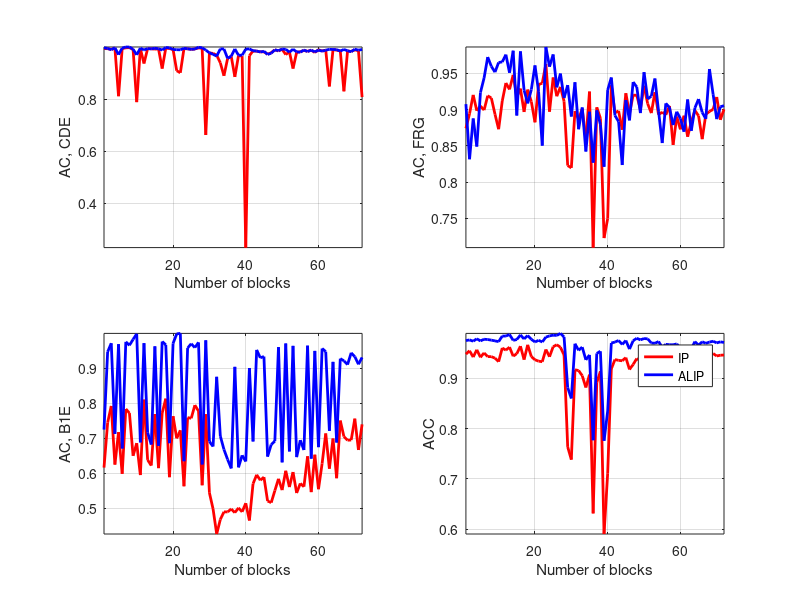
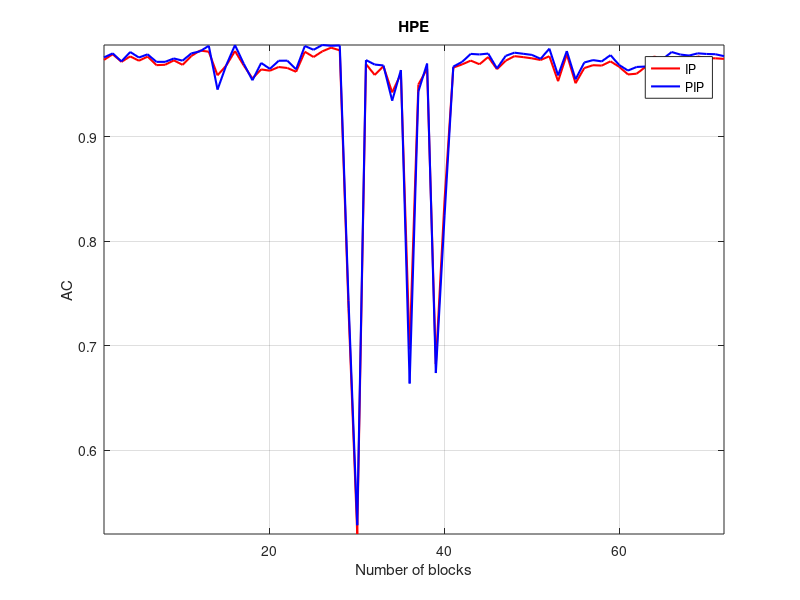

The MATLAB script that drew these images, in order:
clear all
close all
load Exp1ResultSM.mat
        e1 =dataVA(:,:,1:72)-dataEsVa(:,:,1:72,1);
        e2 =dataVA(:,:,1:72)-dataEsVa(:,:,1:72,2);
        numTrial=72;
 for trial=1:numTrial;   
    for i=1:4;    
        Sacc(i,trial,1)=1-sum(abs(e1(i,:,trial)),1)/(2*sum(abs(dataVA(i,:,trial)),1));
        Sacc(i,trial,2)=1-sum(abs(e2(i,:,trial)),1)/(2*sum(abs(dataVA(i,:,trial)),1));
    end
 end
figure;
subplot(2,2,1);
plot(1:numTrial,Sacc(1,:,1),'-r','linewidth',2,'MarkerSize',10);
hold on
plot(1:numTrial,Sacc(1,:,2),'-b','linewidth',2,'MarkerSize',10);
%title('CDE')
%legend('IP', 'ALIP')
xlabel('Number of blocks');
ylabel('AC, CDE');
axis('tight')
grid on
subplot(2,2,2);
plot(1:numTrial,Sacc(2,:,1),'-r','linewidth',2,'MarkerSize',10);
hold on
plot(1:numTrial,Sacc(2,:,2),'-b','linewidth',2,'MarkerSize',10);
%title( 'FRG')
%legend('IP', 'ALIP')
xlabel('Number of blocks');
ylabel('AC, FRG');
axis('tight')
grid on
subplot(2,2,3);
plot(1:numTrial,Sacc(4,:,1),'-r','linewidth',2,'MarkerSize',10);
hold on
plot(1:numTrial,Sacc(4,:,2),'-b','linewidth',2,'MarkerSize',10)
%title('B1E')
%legend('IP', 'ALIP')
xlabel('Number of blocks');
ylabel('AC, B1E');
axis('tight')
grid on

subplot(2,2,4);
plot(1:numTrial,acc(1,1:numTrial),'-r','linewidth',2,'MarkerSize',5);
hold on
plot(1:numTrial,acc(2,1:numTrial),'-b','linewidth',2,'MarkerSize',5);
legend('IP', 'ALIP')
axis('tight')
xlabel('Number of blocks');
ylabel('ACC');
grid on

figure
plot(1:numTrial,Sacc(3,:,1),'-r','linewidth',1.5,'MarkerSize',10);
hold on
plot(1:numTrial,Sacc(3,:,2),'-b','linewidth',1.5,'MarkerSize',10);
title('HPE')
legend('IP', 'PIP')
xlabel('Number of blocks');
ylabel('AC');
axis('tight')
grid on
